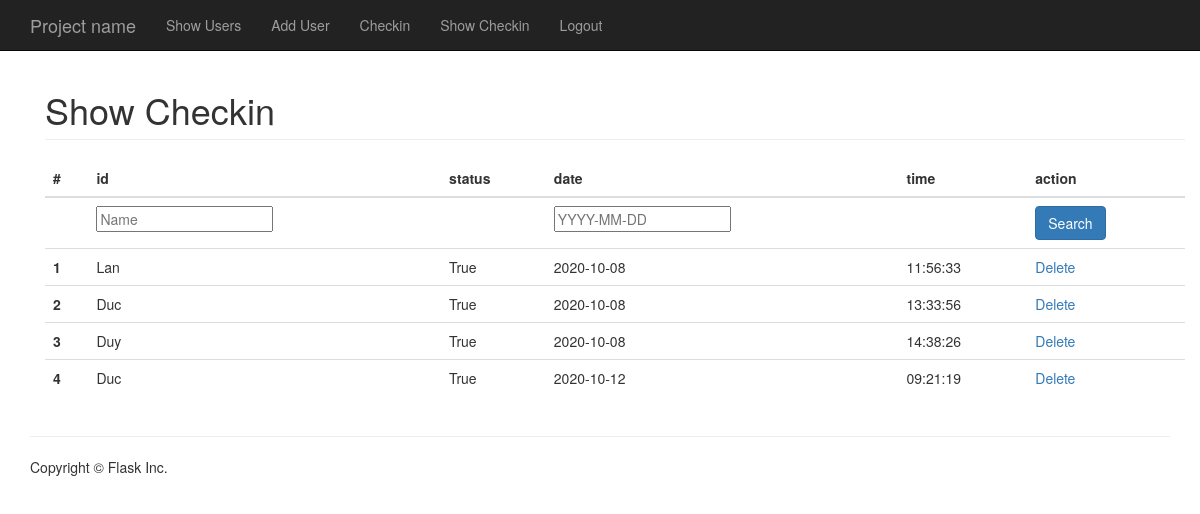
/showcheckin (signed in), run on the app's committed database.
### app/models.py (models this page shows, shortened)
class User(db.Model):
    __tablename__ = 'users'
    id = db.Column(db.String(255), primary_key = True)
    name = db.Column(db.String(255))

class Check_in(db.Model):
    __tablename__ = 'date_time'
    id = db.Column(db.Integer, primary_key = True)
    id_nv = db.Column(db.Integer)
    status = db.Column(db.Boolean)
    date = db.Column(db.String(255))
    time = db.Column(db.String(255))

### app/views.py (the view, shortened to what this page needs)
@app.route('/showcheckin', methods=['POST', 'GET'])
def show_checkin():
    print('SESSION SHOW CHECKIN ', session)
    if (len(session) != 0):
        checkin = db.session.query(Check_in.id, Check_in.id_nv, Check_in.status, Check_in.date,Check_in.time, User.name).\
                    filter(and_(Check_in.id_nv== User.id)).all()
        return render_template('show_checkin.html', users=checkin)
    else :
        return redirect(url_for('login'))

### app/templates/show_checkin.html (shortened to what this page needs)
{% extends 'base.html' %}
{% block main %}
<div class="container">
  <h1 class="page-header">Show Checkin</h1>
    <table class="table">
  <thead>
    <tr>
      <th scope="col">#</th>
      <th scope="col">id</th>
      <th scope="col">status</th>
      <th scope="col">date</th>
      <th scope="col">time</th>
      <th scope="col">action</th>
    </tr>
  </thead>
  <tbody>
  <tr>
    <form method="POST">
    <td></td>
    <td><input class="input" type="text" name="name_search" placeholder="Name"></td>
    <td></td>
    <td><input class="input" type="text" name="date_search" placeholder="YYYY-MM-DD"></td>
    <td></td>
    <td><button type="submit" class="btn btn-primary">Search</button></td>
    </form>
  </tr>
  {% for i in range(users| length) %}
    <tr>
      <th scope="row">{{ i+1 }}</th>
      <td>{{ users[i].name }}</td>
      <td>{{ users[i].status }}</td>
      <td>{{ users[i].date }}</td>
      <td>{{ users[i].time }}</td>
      <td><a href="./remove/checkin/{{ users[i].id }}">Delete</a></td>
    </tr>
    {% endfor %}
  </tbody>
</table>
</div>
{% endblock %}

### app/static/css/app.css (style rules this page uses)
body { padding-top: 50px; }

### data on the page
User: name "Lan"
Check_in: date "2020-10-08", time "11:56:33"
User: name "Duc" "Duc"
Check_in: date "2020-10-08", time "13:33:56"
User: name "Duy"
Check_in: date "2020-10-08", time "14:38:26"
Check_in: date "2020-10-12", time "09:21:19"

### other printed values
{{ i+1 }} "1" "2" "3" "4"
{{ users[i].status }} "True" "True" "True" "True"
